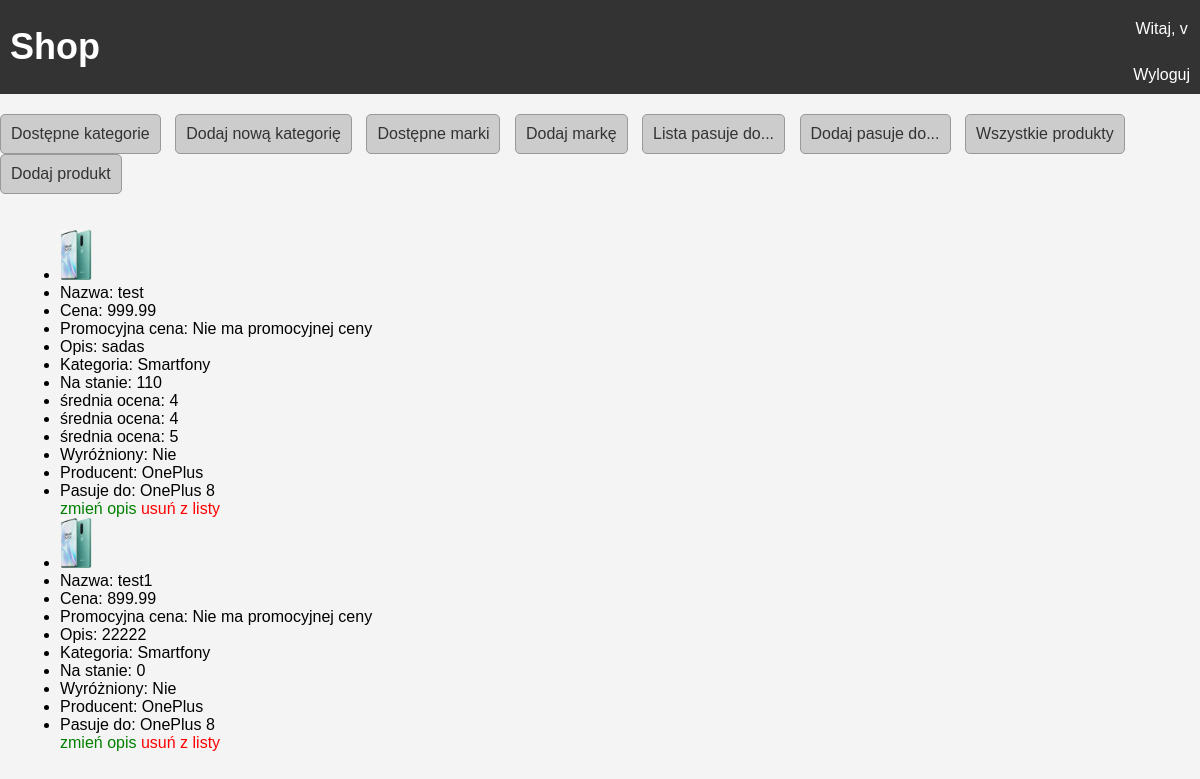
The app's page /products_all/ (signed in) with its own data.
### users/models.py (models this page shows)
class CustomUser(AbstractUser):
    objects = CustomUserManager()
    username = models.CharField(max_length=32, unique=True)
    first_name = models.CharField(max_length=32)
    last_name = models.CharField(max_length=32)
    date_of_birth = models.DateField(null=True, blank=True)
    email = models.EmailField(max_length=64, unique=True)
    number_phone = models.CharField(max_length=10, null=True)
    profile_picture = models.ImageField(upload_to=user_profile_picture_path, null=True, blank=True)
    description = models.TextField(max_length=200, null=True)

### shop/models.py (models this page shows, shortened)
class Product(models.Model):
    name = models.CharField(max_length = 100)
    price = models.FloatField(max_length = 10)
    discount_price = models.FloatField(null=True, blank=True)
    description = models.CharField(max_length = 500)
    category = models.ForeignKey(Category, on_delete=models.CASCADE)
    images = models.ImageField(upload_to='product_images/', default='default_image.jpg')
    stock_quantity = models.PositiveIntegerField(default=0)
    is_featured = models.BooleanField(default=False)
    brand = models.ForeignKey(Brand, on_delete = models.CASCADE)
    matches_with = models.ManyToManyField(MatchesWith)

class Category(models.Model):
    name_category = models.CharField(max_length = 100)
    image_category = models.ImageField(upload_to='category_images/', null=True)
    def __str__(self):
        return self.name_category

class Review(models.Model):
    user = models.ForeignKey(CustomUser, on_delete=models.CASCADE)
    text = models.TextField(null=True)
    rating = models.IntegerField(choices=[(1, '1'), (2, '2'), (3, '3'), (4, '4'), (5, '5')])
    created_at = models.DateTimeField(auto_now_add=True)
    product = models.ForeignKey(Product, on_delete=models.CASCADE, related_name='reviews')

class Brand(models.Model):
    name_brand = models.CharField(max_length=50)
    image_brand = models.ImageField(upload_to='brand_images/')
    def __str__(self):
        return self.name_brand

class MatchesWith(models.Model):
    name_product = models.CharField(max_length=50)

### shop/views.py (the view)
# urls.py: path('products_all/', ProductAdminListView.as_view(), name='products_all'),
class ProductAdminListView(AdminRequiredMixin, ListView):
    model = Product
    template_name = 'all_product.html'
    context_object_name = 'object_list'

### shop/views.py (called while the page is built)
    def test_func(self):
        return self.request.user.is_superuser

### shop/templates/all_product.html
{% extends "base.html" %}
{% block content %}
<ul>
    {% for item in object_list %}
    <li><img src="{{item.images.url}}" alt="{{item.images}}" style="max-width: 50px; max-height: 50px;"></li>
    <li>Nazwa: {{item.name}}</li>
    <li>Cena: {{item.price}}</li>
    <li>
        {% if item.discount_price %}
            Promocyjna cena: {{ item.discount_price }}
        {% else %}
            Promocyjna cena: Nie ma promocyjnej ceny
        {% endif %}
    </li>
    <li>Opis: {{item.description}}</li>
    <li>Kategoria: {{item.category}}</li>
    <li>Na stanie: {{item.stock_quantity}}</li>
    {% for review in item.reviews.all %}
        <li>średnia ocena: {{ review.rating }}</li>
    {% endfor %}
    <li>Wyróżniony: {% if item.is_featured %}Tak{% else %}Nie{% endif %}</li>
    <li>Producent: {{item.brand}}</li>
    {% for match in item.matches_with.all %}
        <li>Pasuje do: {{ match.name_product }}</li>
    {% endfor %}
    <a href ="{% url 'product_update' pk=item.pk %}" style="color:green;">zmień opis</a>
    <a href="{% url 'product_delete' pk=item.pk %}" style="color:red;">usuń z listy</a>
    {% endfor %}
</ul>
{% endblock %}

### shop/templates/base.html (shortened to what this page needs)
{% load static %}
<!DOCTYPE html>
<html lang='en'>
<head>
    <link rel="stylesheet" href="{% static 'css/style.css' %}">
</head>
<body>
    <header class='header-container'>
        <div class='logo'>
            <h1><a href='/'>Shop</a></h1>
        </div>
        <div class='login-container'>
            {% if user.is_authenticated %}
                <a href="{% url 'user_info' %}">Witaj, {{ user.username }}</a>
                <br> <a href="{% url 'logout' %}">Wyloguj</a>
            {% else %}
                <a href="{% url 'login' %}">Zaloguj</a>
            {% endif %}
        </div>
    </header>
    {% if user.is_staff %}
        <div class="staff_link">
            <a href="{% url 'category_all' %}">Dostępne kategorie</a>
            <a href="{% url 'category_create' %}">Dodaj nową kategorię</a>
            <a href="{% url 'brand_all' %}">Dostępne marki</a>
            <a href="{% url 'brand_create' %}">Dodaj markę</a>
            <a href="{% url 'matches_with_all' %}">Lista pasuje do...</a>
            <a href="{% url 'matches_with_create' %}">Dodaj pasuje do...</a>
            <a href="{% url 'products_all' %}">Wszystkie produkty</a>
            <a href="{% url 'product_create' %}">Dodaj produkt</a>
        </div>
    {% endif %}
    <div class='content-container'>
        {% block content %}{% endblock %}
    </div>
</body>
</html>

### static/css/style.css (style rules this page uses)
body, h1, h2, h3, p, a { margin: 0; padding: 0; }
body { font-family: 'Arial', sans-serif; background-color: #f4f4f4; }
.header-container { background-color: #333; color: #fff; padding: 10px; display: flex; justify-content: space-between; align-items: center; }
.logo a { text-decoration: none; color: #fff; font-size: 36px; }
.login-container { text-align: center; }
.login-container a { display: block; margin-top: 10px; text-decoration: none; color: #fff; }
.content-container { padding: 20px; }
a { color: #333; text-decoration: none; }
.staff_link { margin-top: 20px; }
.staff_link a { display: inline-block; text-decoration: none; color: #333; margin-right: 10px; padding: 10px; background-color: #ccc; border: 1px solid #999; border-radius: 5px; font-size: 16px; }

### records on screen
CustomUser: username "v"
Product: images (picture), name "test", price "999.99", shows "Promocyjna cena: Nie ma promocyjnej ceny", description "sadas", category "Smartfony", stock_quantity "110", is_featured "Nie", brand "OnePlus"
Review: rating "4"
Review: rating "4"
Review: rating "5"
MatchesWith: name_product "OnePlus 8"
Product: images (picture), name "test1", price "899.99", shows "Promocyjna cena: Nie ma promocyjnej ceny", description "22222", category "Smartfony", stock_quantity "0", is_featured "Nie", brand "OnePlus"
